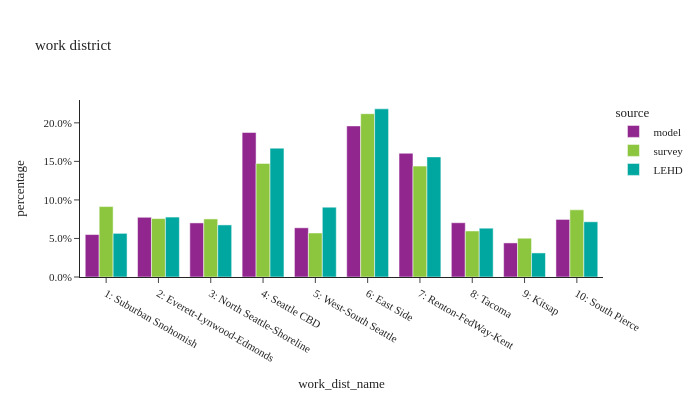

Notebook cell for this chart:
### Code cell
df_plot = df_district_flows.groupby(['source','work_dist_name'], observed=True)['person_weight'].sum().\
    reset_index()
util.plot_share_barchart(df_plot, 'person_weight', 'work_dist_name', title="work district")

### Figure 1 — Plotly figure (JSON) as saved in the notebook; plotly's stock layout.template omitted (floating-point values rounded to 4 significant figures)
{"data": [{"alignmentgroup": "True", "customdata": [[107000.0, 1.0], [150500.0, 1.0], [136300.0, 1.0], [364100.0, 1.0], [124000.0, 1.0], [380700.0, 1.0], [311800.0, 1.0], [136700.0, 1.0], [85900.0, 1.0], [145100.0, 1.0]], "hovertemplate": "source=model<br>work_dist_name=%{x}<br>percentage=%{y}<br>weighted_sum=%{customdata[0]}<br>sample_size=%{customdata[1]}<extra></extra>", "legendgroup": "model", "marker": {"color": "#91268F", "pattern": {"shape": ""}}, "name": "model", "offsetgroup": "model", "orientation": "v", "showlegend": true, "textposition": "auto", "type": "bar", "x": ["1: Suburban Snohomish", "2: Everett-Lynwood-Edmonds", "3: North Seattle-Shoreline", "4: Seattle CBD", "5: West-South Seattle", "6: East Side", "7: Renton-FedWay-Kent", "8: Tacoma", "9: Kitsap", "10: South Pierce"], "xaxis": "x", "y": [0.05509, 0.07748, 0.07018, 0.1875, 0.06385, 0.196, 0.1605, 0.07041, 0.04423, 0.07471], "yaxis": "y"}, {"alignmentgroup": "True", "customdata": [[160500.0, 1.0], [133100.0, 1.0], [132300.0, 1.0], [258700.0, 1.0], [100300.0, 1.0], [372100.0, 1.0], [252600.0, 1.0], [104900.0, 1.0], [88360.0, 1.0], [153000.0, 1.0]], "hovertemplate": "source=survey<br>work_dist_name=%{x}<br>percentage=%{y}<br>weighted_sum=%{customdata[0]}<br>sample_size=%{customdata[1]}<extra></extra>", "legendgroup": "survey", "marker": {"color": "#8CC63E", "pattern": {"shape": ""}}, "name": "survey", "offsetgroup": "survey", "orientation": "v", "showlegend": true, "textposition": "auto", "type": "bar", "x": ["1: Suburban Snohomish", "2: Everett-Lynwood-Edmonds", "3: North Seattle-Shoreline", "4: Seattle CBD", "5: West-South Seattle", "6: East Side", "7: Renton-FedWay-Kent", "8: Tacoma", "9: Kitsap", "10: South Pierce"], "xaxis": "x", "y": [0.09138, 0.07582, 0.07533, 0.1474, 0.05713, 0.2119, 0.1439, 0.05974, 0.05032, 0.08715], "yaxis": "y"}, {"alignmentgroup": "True", "customdata": [[97750.0, 1.0], [134200.0, 1.0], [116700.0, 1.0], [288500.0, 1.0], [156400.0, 1.0], [376500.0, 1.0], [269000.0, 1.0], [109300.0, 1.0], [53900.0, 1.0], [123700.0, 1.0]], "hovertemplate": "source=LEHD<br>work_dist_name=%{x}<br>percentage=%{y}<br>weighted_sum=%{customdata[0]}<br>sample_size=%{customdata[1]}<extra></extra>", "legendgroup": "LEHD", "marker": {"color": "#00A7A0", "pattern": {"shape": ""}}, "name": "LEHD", "offsetgroup": "LEHD", "orientation": "v", "showlegend": true, "textposition": "auto", "type": "bar", "x": ["1: Suburban Snohomish", "2: Everett-Lynwood-Edmonds", "3: North Seattle-Shoreline", "4: Seattle CBD", "5: West-South Seattle", "6: East Side", "7: Renton-FedWay-Kent", "8: Tacoma", "9: Kitsap", "10: South Pierce"], "xaxis": "x", "y": [0.05664, 0.07776, 0.06759, 0.1672, 0.09063, 0.2182, 0.1558, 0.06333, 0.03123, 0.07165], "yaxis": "y"}], "layout": {"barmode": "group", "height": 400, "legend": {"title": {"text": "source"}, "tracegroupgap": 0}, "title": {"text": "work district"}, "width": 700, "xaxis": {"anchor": "y", "domain": [0.0, 1.0], "title": {"text": "work_dist_name"}}, "yaxis": {"anchor": "x", "domain": [0.0, 1.0], "tickformat": ".1%", "title": {"text": "percentage"}}}}
